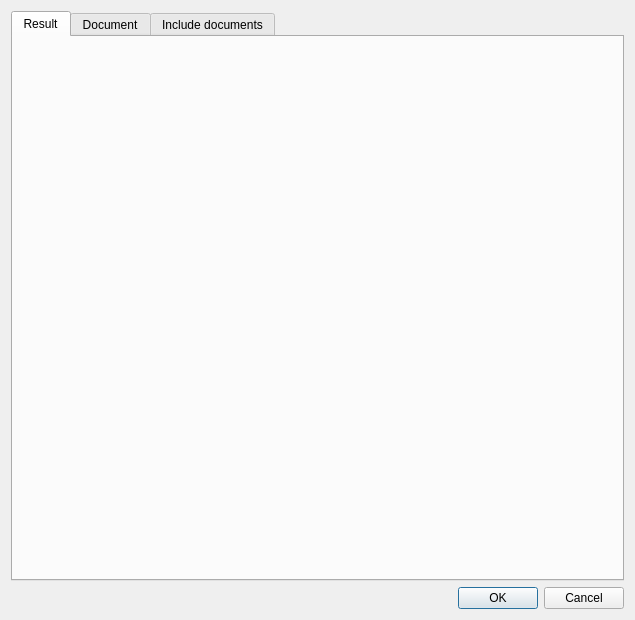
<?xml version="1.0" encoding="UTF-8"?>
<ui version="4.0">
 <class>PropertiesDialog</class>
 <widget class="QDialog" name="PropertiesDialog">
  <property name="windowModality">
   <enum>Qt::ApplicationModal</enum>
  </property>
  <property name="geometry">
   <rect>
    <x>0</x>
    <y>0</y>
    <width>635</width>
    <height>620</height>
   </rect>
  </property>
  <property name="sizePolicy">
   <sizepolicy hsizetype="Minimum" vsizetype="Minimum">
    <horstretch>0</horstretch>
    <verstretch>0</verstretch>
   </sizepolicy>
  </property>
  <property name="windowTitle">
   <string>Document properties</string>
  </property>
  <property name="modal">
   <bool>true</bool>
  </property>
  <layout class="QVBoxLayout" name="verticalLayout_2">
   <item>
    <widget class="QTabWidget" name="tabWidget">
     <property name="currentIndex">
      <number>0</number>
     </property>
     <widget class="QWidget" name="tab_2">
      <attribute name="title">
       <string>Result</string>
      </attribute>
      <layout class="QVBoxLayout" name="verticalLayout_6">
       <item>
        <layout class="QVBoxLayout" name="results_layout"/>
       </item>
      </layout>
     </widget>
     <widget class="QWidget" name="tab">
      <attribute name="title">
       <string>Document</string>
      </attribute>
      <layout class="QVBoxLayout" name="verticalLayout">
       <item>
        <layout class="QGridLayout" name="gridLayout">
         <item row="0" column="0">
          <widget class="QLabel" name="label">
           <property name="text">
            <string>Locale</string>
           </property>
          </widget>
         </item>
         <item row="0" column="1">
          <widget class="QComboBox" name="language">
           <item>
            <property name="text">
             <string>English</string>
            </property>
           </item>
           <item>
            <property name="text">
             <string>Russian</string>
            </property>
           </item>
            <item>
             <property name="text">
              <string>Spanish</string>
             </property>
            </item>
           <item>
            <property name="text">
             <string>Portuguese (Brazil)</string>
            </property>
           </item>
           <item>
            <property name="text">
             <string>German</string>
            </property>
           </item>
          </widget>
         </item>
        </layout>
       </item>
       <item>
        <widget class="QGroupBox" name="groupBoxIndentation">
         <property name="title">
          <string>Indentation</string>
         </property>
         <layout class="QVBoxLayout" name="verticalLayout_indent">
          <item>
           <widget class="QRadioButton" name="use_tabs">
            <property name="text">
             <string>Use tabs</string>
            </property>
            <property name="checked">
             <bool>true</bool>
            </property>
           </widget>
          </item>
          <item>
           <layout class="QHBoxLayout" name="horizontalLayout_spaces">
            <item>
             <widget class="QRadioButton" name="use_spaces">
              <property name="text">
               <string>Use spaces</string>
              </property>
             </widget>
            </item>
            <item>
             <widget class="QSpinBox" name="indent_size">
              <property name="minimum">
               <number>2</number>
              </property>
              <property name="maximum">
               <number>8</number>
              </property>
              <property name="singleStep">
               <number>2</number>
              </property>
              <property name="value">
               <number>4</number>
              </property>
             </widget>
            </item>
            <item>
             <widget class="QLabel" name="label_spaces">
              <property name="text">
               <string>spaces per indent level</string>
              </property>
             </widget>
            </item>
            <item>
             <spacer name="horizontalSpacer">
              <property name="orientation">
               <enum>Qt::Horizontal</enum>
              </property>
              <property name="sizeHint" stdset="0">
               <size>
                <width>40</width>
                <height>20</height>
               </size>
              </property>
             </spacer>
            </item>
           </layout>
          </item>
         </layout>
        </widget>
       </item>
       <item>
        <spacer name="verticalSpacer_2">
         <property name="orientation">
          <enum>Qt::Vertical</enum>
         </property>
         <property name="sizeHint" stdset="0">
          <size>
           <width>20</width>
           <height>40</height>
          </size>
         </property>
        </spacer>
       </item>
      </layout>
     </widget>
     <widget class="QWidget" name="tab_3">
      <attribute name="title">
       <string>Include documents</string>
      </attribute>
      <layout class="QVBoxLayout" name="verticalLayout_5">
       <item>
        <layout class="QHBoxLayout" name="horizontalLayout">
         <item>
          <layout class="QVBoxLayout" name="verticalLayout_3">
           <item>
            <widget class="QListWidget" name="includes"/>
           </item>
          </layout>
         </item>
         <item>
          <layout class="QVBoxLayout" name="verticalLayout_4">
           <item>
            <widget class="QToolButton" name="move_file_up">
             <property name="text">
              <string>...</string>
             </property>
             <property name="arrowType">
              <enum>Qt::UpArrow</enum>
             </property>
            </widget>
           </item>
           <item>
            <spacer name="verticalSpacer">
             <property name="orientation">
              <enum>Qt::Vertical</enum>
             </property>
             <property name="sizeHint" stdset="0">
              <size>
               <width>20</width>
               <height>40</height>
              </size>
             </property>
            </spacer>
           </item>
           <item>
            <widget class="QToolButton" name="move_file_down">
             <property name="text">
              <string>...</string>
             </property>
             <property name="arrowType">
              <enum>Qt::DownArrow</enum>
             </property>
            </widget>
           </item>
          </layout>
         </item>
        </layout>
       </item>
      </layout>
     </widget>
    </widget>
   </item>
   <item>
    <widget class="QDialogButtonBox" name="buttonBox">
     <property name="orientation">
      <enum>Qt::Horizontal</enum>
     </property>
     <property name="standardButtons">
      <set>QDialogButtonBox::Cancel|QDialogButtonBox::Ok</set>
     </property>
    </widget>
   </item>
  </layout>
 </widget>
 <resources/>
 <connections>
  <connection>
   <sender>buttonBox</sender>
   <signal>accepted()</signal>
   <receiver>PropertiesDialog</receiver>
   <slot>accept()</slot>
   <hints>
    <hint type="sourcelabel">
     <x>248</x>
     <y>254</y>
    </hint>
    <hint type="destinationlabel">
     <x>157</x>
     <y>274</y>
    </hint>
   </hints>
  </connection>
  <connection>
   <sender>buttonBox</sender>
   <signal>rejected()</signal>
   <receiver>PropertiesDialog</receiver>
   <slot>reject()</slot>
   <hints>
    <hint type="sourcelabel">
     <x>316</x>
     <y>260</y>
    </hint>
    <hint type="destinationlabel">
     <x>286</x>
     <y>274</y>
    </hint>
   </hints>
  </connection>
 </connections>
</ui>
